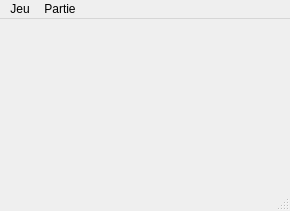
<?xml version="1.0" encoding="UTF-8"?>
<ui version="4.0">
 <class>MainWindow</class>
 <widget class="QMainWindow" name="MainWindow">
  <property name="geometry">
   <rect>
    <x>0</x>
    <y>0</y>
    <width>290</width>
    <height>211</height>
   </rect>
  </property>
  <property name="windowTitle">
   <string>StarLight</string>
  </property>
  <widget class="QWidget" name="centralWidget">
   <layout class="QHBoxLayout" name="horizontalLayout">
    <item>
     <layout class="QVBoxLayout" name="verticalLayout_2">
      <property name="sizeConstraint">
       <enum>QLayout::SetDefaultConstraint</enum>
      </property>
     </layout>
    </item>
   </layout>
  </widget>
  <widget class="QMenuBar" name="menuBar">
   <property name="geometry">
    <rect>
     <x>0</x>
     <y>0</y>
     <width>290</width>
     <height>21</height>
    </rect>
   </property>
   <widget class="QMenu" name="menuJeu">
    <property name="title">
     <string>Jeu</string>
    </property>
    <addaction name="actionDefaut"/>
    <addaction name="actionPersonnaliser"/>
    <addaction name="actionGenerateur"/>
    <addaction name="actionQuitter"/>
   </widget>
   <widget class="QMenu" name="Partie_en_cours">
    <property name="title">
     <string>Partie</string>
    </property>
    <addaction name="actionAffichage"/>
   </widget>
   <addaction name="menuJeu"/>
   <addaction name="Partie_en_cours"/>
  </widget>
  <widget class="QStatusBar" name="statusBar"/>
  <action name="actionDefaut">
   <property name="text">
    <string>Partie par defaut</string>
   </property>
  </action>
  <action name="actionPersonnaliser">
   <property name="text">
    <string>Partie Personalisé</string>
   </property>
  </action>
  <action name="actionQuitter">
   <property name="text">
    <string>Quitter</string>
   </property>
  </action>
  <action name="actionAffichage">
   <property name="text">
    <string>Affichage</string>
   </property>
  </action>
  <action name="actionGenerateur">
   <property name="text">
    <string>Generateur</string>
   </property>
  </action>
 </widget>
 <layoutdefault spacing="6" margin="11"/>
 <resources/>
 <connections/>
</ui>
